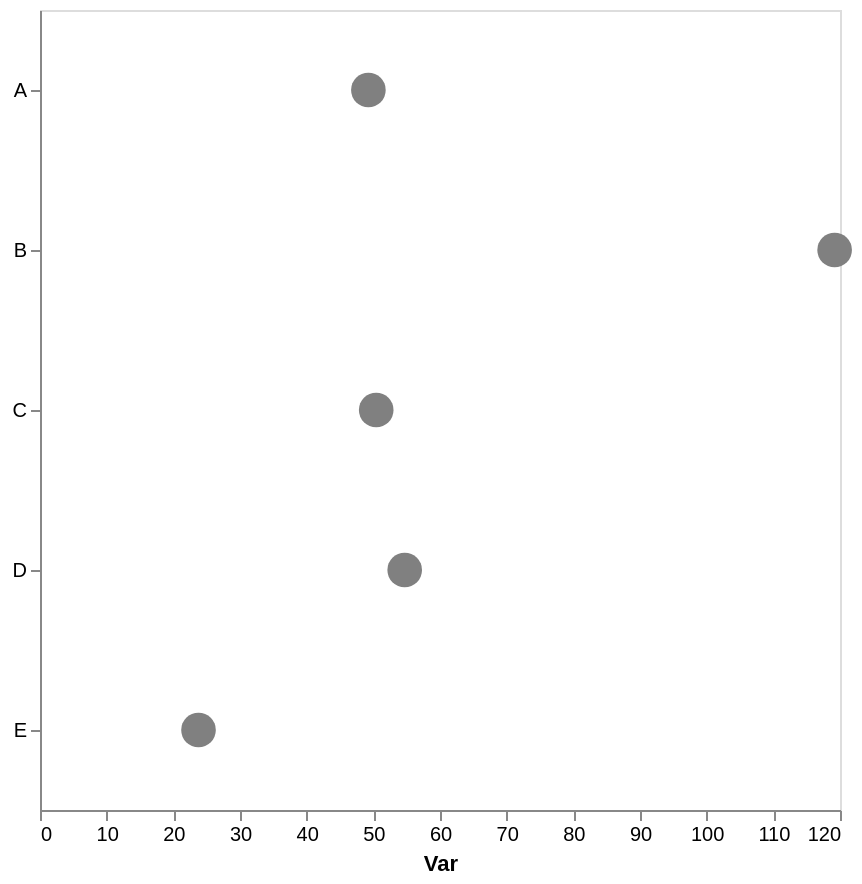

Specify this chart in Vega-Lite:
### Vega-Lite specification from a JSON file in a GitHub repository (floating-point values rounded to 4 significant figures)
{"config": {"view": {"continuousWidth": 300, "continuousHeight": 300}, "axis": {"grid": false}, "bar": {"color": "gray"}}, "data": {"name": "data-750e2a88890a003b3554831f4cb67345"}, "mark": {"type": "point", "color": "gray", "filled": true, "size": 300}, "encoding": {"x": {"aggregate": "mean", "axis": {"title": "Var"}, "field": "var1", "type": "quantitative"}, "y": {"axis": {"title": null}, "field": "cat", "type": "nominal"}}, "height": 400, "width": 400, "$schema": "https://vega.github.io/schema/vega-lite/v5.17.0.json", "datasets": {"data-750e2a88890a003b3554831f4cb67345": [{"cat": "B", "var1": 119.2, "var2": 51.43}, {"cat": "E", "var1": 24.53, "var2": 52.48}, {"cat": "E", "var1": 23.03, "var2": 45.04}, {"cat": "A", "var1": 56.6, "var2": 39.31}, {"cat": "A", "var1": 51.0, "var2": 61.65}, {"cat": "D", "var1": 42.29, "var2": 57.49}, {"cat": "D", "var1": 66.0, "var2": 43.46}, {"cat": "C", "var1": 35.37, "var2": 50.16}, {"cat": "D", "var1": 48.91, "var2": 35.74}, {"cat": "A", "var1": 40.18, "var2": 35.28}, {"cat": "D", "var1": 61.62, "var2": 60.24}, {"cat": "C", "var1": 65.49, "var2": 35.2}]}}
